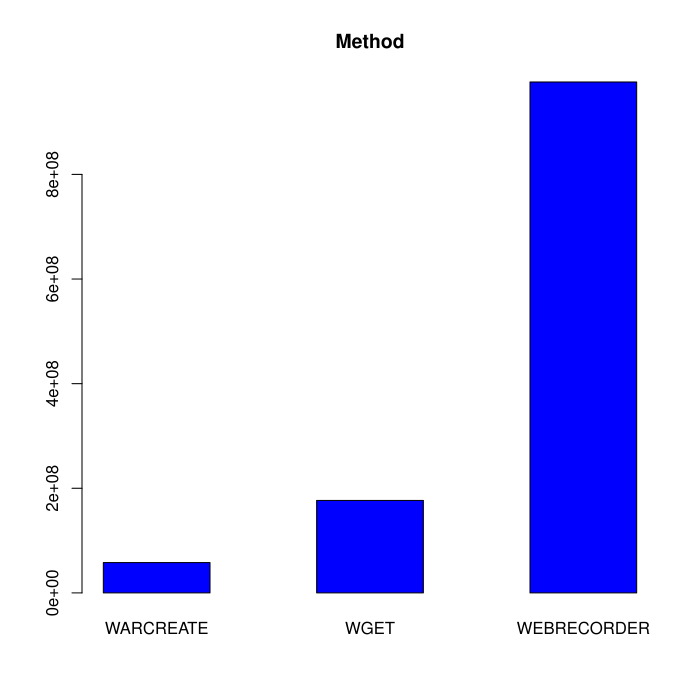

Here is the R script that generated this plot:
#data <- as.matrix(read.table("redirectsData",header=TRUE, sep=","))
data <- read.table("warcstat",header=TRUE,sep=",")
barplot(as.matrix(data), main="Method", beside=TRUE,col="blue")
